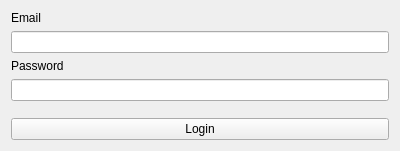
<?xml version="1.0" encoding="UTF-8"?>
<ui version="4.0">
 <class>LoginForm</class>
 <widget class="QWidget" name="LoginForm">
  <property name="geometry">
   <rect>
    <x>0</x>
    <y>0</y>
    <width>400</width>
    <height>151</height>
   </rect>
  </property>
  <property name="windowTitle">
   <string>Login</string>
  </property>
  <layout class="QGridLayout" name="gridLayout">
   <item row="1" column="0">
    <widget class="QLineEdit" name="emailLineEdit"/>
   </item>
   <item row="3" column="0">
    <widget class="QLineEdit" name="passwordLineEdit"/>
   </item>
   <item row="5" column="0">
    <widget class="QPushButton" name="loginButton">
     <property name="text">
      <string>Login</string>
     </property>
    </widget>
   </item>
   <item row="2" column="0">
    <widget class="QLabel" name="label_2">
     <property name="text">
      <string>Password</string>
     </property>
    </widget>
   </item>
   <item row="0" column="0">
    <widget class="QLabel" name="label">
     <property name="text">
      <string>Email</string>
     </property>
    </widget>
   </item>
   <item row="4" column="0">
    <spacer name="verticalSpacer">
     <property name="orientation">
      <enum>Qt::Vertical</enum>
     </property>
     <property name="sizeHint" stdset="0">
      <size>
       <width>20</width>
       <height>40</height>
      </size>
     </property>
    </spacer>
   </item>
  </layout>
 </widget>
 <resources/>
 <connections/>
</ui>
